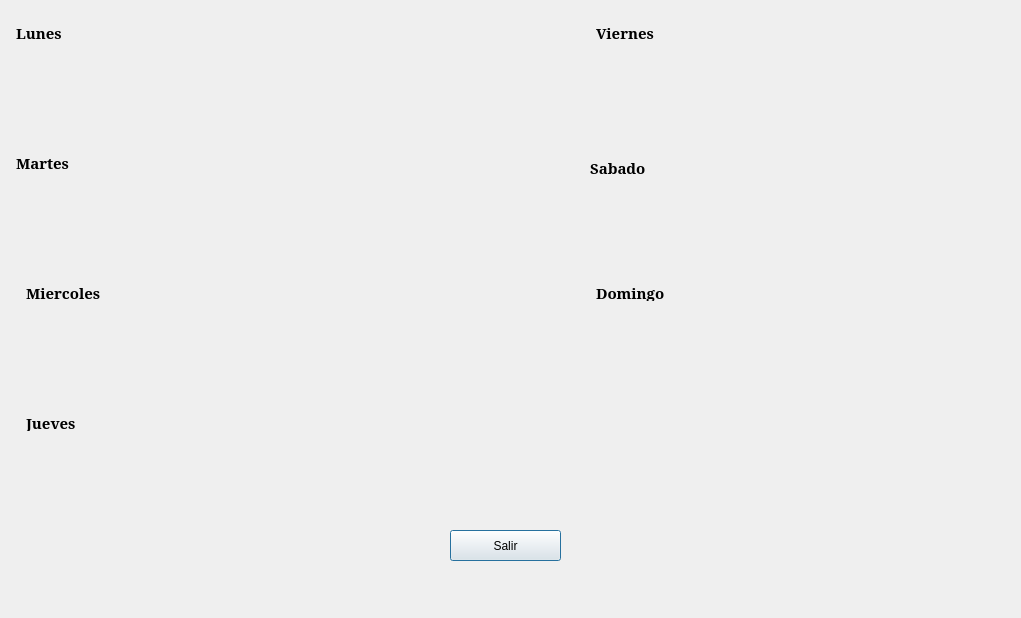
<?xml version="1.0" encoding="UTF-8"?>
<ui version="4.0">
 <class>Dialog</class>
 <widget class="QDialog" name="Dialog">
  <property name="geometry">
   <rect>
    <x>0</x>
    <y>0</y>
    <width>1021</width>
    <height>618</height>
   </rect>
  </property>
  <property name="windowTitle">
   <string>Dialog</string>
  </property>
  <widget class="QLabel" name="lunes">
   <property name="geometry">
    <rect>
     <x>16</x>
     <y>25</y>
     <width>191</width>
     <height>16</height>
    </rect>
   </property>
   <property name="font">
    <font>
     <family>Garamond</family>
     <pointsize>11</pointsize>
     <weight>75</weight>
     <bold>true</bold>
    </font>
   </property>
   <property name="text">
    <string>Lunes</string>
   </property>
  </widget>
  <widget class="QLabel" name="label_lunes">
   <property name="geometry">
    <rect>
     <x>20</x>
     <y>60</y>
     <width>401</width>
     <height>71</height>
    </rect>
   </property>
   <property name="text">
    <string/>
   </property>
  </widget>
  <widget class="QLabel" name="martes">
   <property name="geometry">
    <rect>
     <x>16</x>
     <y>155</y>
     <width>191</width>
     <height>16</height>
    </rect>
   </property>
   <property name="font">
    <font>
     <family>Garamond</family>
     <pointsize>11</pointsize>
     <weight>75</weight>
     <bold>true</bold>
    </font>
   </property>
   <property name="text">
    <string>Martes</string>
   </property>
  </widget>
  <widget class="QLabel" name="label_martes">
   <property name="geometry">
    <rect>
     <x>20</x>
     <y>190</y>
     <width>401</width>
     <height>61</height>
    </rect>
   </property>
   <property name="text">
    <string/>
   </property>
  </widget>
  <widget class="QLabel" name="miercoles">
   <property name="geometry">
    <rect>
     <x>26</x>
     <y>285</y>
     <width>191</width>
     <height>16</height>
    </rect>
   </property>
   <property name="font">
    <font>
     <family>Garamond</family>
     <pointsize>11</pointsize>
     <weight>75</weight>
     <bold>true</bold>
    </font>
   </property>
   <property name="text">
    <string>Miercoles</string>
   </property>
  </widget>
  <widget class="QLabel" name="label_miercoles">
   <property name="geometry">
    <rect>
     <x>30</x>
     <y>320</y>
     <width>401</width>
     <height>61</height>
    </rect>
   </property>
   <property name="text">
    <string/>
   </property>
  </widget>
  <widget class="QLabel" name="jueves">
   <property name="geometry">
    <rect>
     <x>26</x>
     <y>415</y>
     <width>191</width>
     <height>16</height>
    </rect>
   </property>
   <property name="font">
    <font>
     <family>Garamond</family>
     <pointsize>11</pointsize>
     <weight>75</weight>
     <bold>true</bold>
    </font>
   </property>
   <property name="text">
    <string>Jueves</string>
   </property>
  </widget>
  <widget class="QLabel" name="label_jueves">
   <property name="geometry">
    <rect>
     <x>30</x>
     <y>450</y>
     <width>401</width>
     <height>61</height>
    </rect>
   </property>
   <property name="text">
    <string/>
   </property>
  </widget>
  <widget class="QLabel" name="viernes">
   <property name="geometry">
    <rect>
     <x>596</x>
     <y>25</y>
     <width>191</width>
     <height>16</height>
    </rect>
   </property>
   <property name="font">
    <font>
     <family>Garamond</family>
     <pointsize>11</pointsize>
     <weight>75</weight>
     <bold>true</bold>
    </font>
   </property>
   <property name="text">
    <string>Viernes</string>
   </property>
  </widget>
  <widget class="QLabel" name="label_viernes">
   <property name="geometry">
    <rect>
     <x>600</x>
     <y>60</y>
     <width>401</width>
     <height>61</height>
    </rect>
   </property>
   <property name="text">
    <string/>
   </property>
  </widget>
  <widget class="QLabel" name="sabado">
   <property name="geometry">
    <rect>
     <x>590</x>
     <y>160</y>
     <width>191</width>
     <height>16</height>
    </rect>
   </property>
   <property name="font">
    <font>
     <family>Garamond</family>
     <pointsize>11</pointsize>
     <weight>75</weight>
     <bold>true</bold>
    </font>
   </property>
   <property name="text">
    <string>Sabado</string>
   </property>
  </widget>
  <widget class="QLabel" name="label_sabado">
   <property name="geometry">
    <rect>
     <x>600</x>
     <y>190</y>
     <width>401</width>
     <height>61</height>
    </rect>
   </property>
   <property name="text">
    <string/>
   </property>
  </widget>
  <widget class="QLabel" name="domingo">
   <property name="geometry">
    <rect>
     <x>596</x>
     <y>285</y>
     <width>191</width>
     <height>16</height>
    </rect>
   </property>
   <property name="font">
    <font>
     <family>Garamond</family>
     <pointsize>11</pointsize>
     <weight>75</weight>
     <bold>true</bold>
    </font>
   </property>
   <property name="text">
    <string>Domingo</string>
   </property>
  </widget>
  <widget class="QLabel" name="label_domingo">
   <property name="geometry">
    <rect>
     <x>600</x>
     <y>320</y>
     <width>401</width>
     <height>61</height>
    </rect>
   </property>
   <property name="text">
    <string/>
   </property>
  </widget>
  <widget class="QPushButton" name="boton_horario">
   <property name="geometry">
    <rect>
     <x>450</x>
     <y>530</y>
     <width>111</width>
     <height>31</height>
    </rect>
   </property>
   <property name="text">
    <string>Salir</string>
   </property>
  </widget>
 </widget>
 <resources/>
 <connections/>
</ui>
